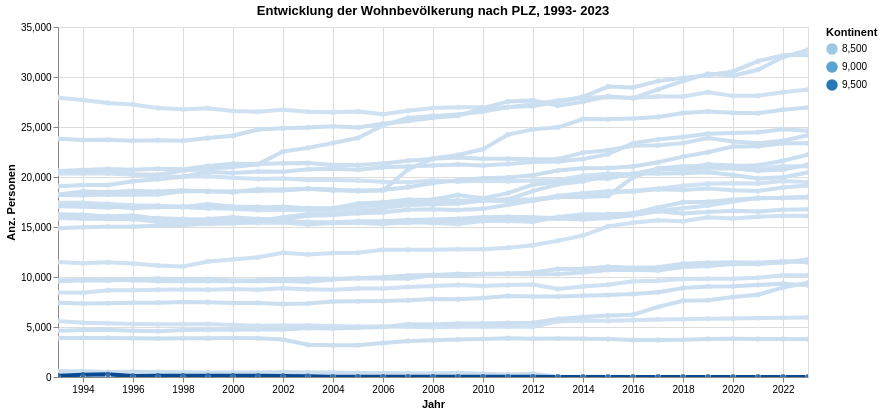

This figure's notebook cell:
### Code cell
myTitle="Entwicklung der Wohnbevölkerung nach PLZ, "+data_min_date + "- "+data_max_date

highlight = alt.selection(type='single', on='mouseover',
                          fields=['PLZ'], nearest=True)
#x='date:StichtagDatJahr',
base = alt.Chart(myAggBar.reset_index().query('PLZ > 0'), title=myTitle).encode(
    x=alt.X('Jahr', axis=alt.Axis(title='Jahr'))# , axis=alt.Axis(format='%', title='percentage')
    , y=alt.X('sum_AnzBestWir', axis=alt.Axis(title='Anz. Personen'))
    , color=alt.Color('PLZ', legend=alt.Legend(title="Kontinent", orient="right"))  
    ,tooltip=['Jahr', 'PLZ','sum_AnzBestWir']    
)
points = base.mark_circle().encode(
    opacity=alt.value(0.75)
).add_selection(
    highlight
).properties(
    width=750 , height=350
)
lines = base.mark_line().encode(
    size=alt.condition(~highlight, alt.value(1.2), alt.value(4))
).interactive()

lines + points

### Figure 1 — Vega-Lite specification as saved in the notebook (floating-point values rounded to 4 significant figures; data arrays with more than 128 entries replaced by an {"elided": "..."} marker saying what was removed)
{"config": {"view": {"continuousWidth": 400, "continuousHeight": 300}}, "layer": [{"mark": "line", "encoding": {"color": {"type": "quantitative", "field": "PLZ", "legend": {"orient": "right", "title": "Kontinent"}}, "size": {"condition": {"value": 1.2, "selection": {"not": "selector005"}}, "value": 4}, "tooltip": [{"type": "temporal", "field": "Jahr"}, {"type": "quantitative", "field": "PLZ"}, {"type": "quantitative", "field": "sum_AnzBestWir"}], "x": {"type": "temporal", "axis": {"title": "Jahr"}, "field": "Jahr"}, "y": {"type": "quantitative", "axis": {"title": "Anz. Personen"}, "field": "sum_AnzBestWir"}}, "selection": {"selector006": {"type": "interval", "bind": "scales", "encodings": ["x", "y"]}}, "title": "Entwicklung der Wohnbevölkerung nach PLZ, 1993- 2023"}, {"mark": "circle", "encoding": {"color": {"type": "quantitative", "field": "PLZ", "legend": {"orient": "right", "title": "Kontinent"}}, "opacity": {"value": 0.75}, "tooltip": [{"type": "temporal", "field": "Jahr"}, {"type": "quantitative", "field": "PLZ"}, {"type": "quantitative", "field": "sum_AnzBestWir"}], "x": {"type": "temporal", "axis": {"title": "Jahr"}, "field": "Jahr"}, "y": {"type": "quantitative", "axis": {"title": "Anz. Personen"}, "field": "sum_AnzBestWir"}}, "height": 350, "selection": {"selector005": {"type": "single", "on": "mouseover", "fields": ["PLZ"], "nearest": true}}, "title": "Entwicklung der Wohnbevölkerung nach PLZ, 1993- 2023", "width": 750}], "data": {"name": "data-bb766f3004991947854c2a76077d0aef"}, "$schema": "https://vega.github.io/schema/vega-lite/v4.8.1.json", "datasets": {"data-bb766f3004991947854c2a76077d0aef": {"elided": "933 records"}}}
